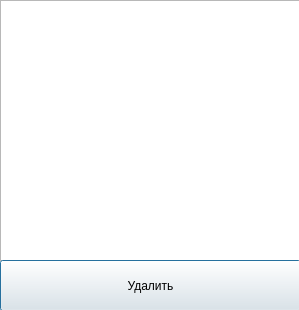
<?xml version="1.0" encoding="UTF-8"?>
<ui version="4.0">
 <class>ObjectDelete</class>
 <widget class="QDialog" name="ObjectDelete">
  <property name="geometry">
   <rect>
    <x>0</x>
    <y>0</y>
    <width>299</width>
    <height>310</height>
   </rect>
  </property>
  <property name="windowTitle">
   <string>Dialog</string>
  </property>
  <widget class="QListWidget" name="listWidget">
   <property name="geometry">
    <rect>
     <x>0</x>
     <y>0</y>
     <width>301</width>
     <height>261</height>
    </rect>
   </property>
  </widget>
  <widget class="QPushButton" name="pushButton">
   <property name="geometry">
    <rect>
     <x>0</x>
     <y>260</y>
     <width>301</width>
     <height>51</height>
    </rect>
   </property>
   <property name="text">
    <string>Удалить</string>
   </property>
  </widget>
 </widget>
 <resources/>
 <connections/>
</ui>
